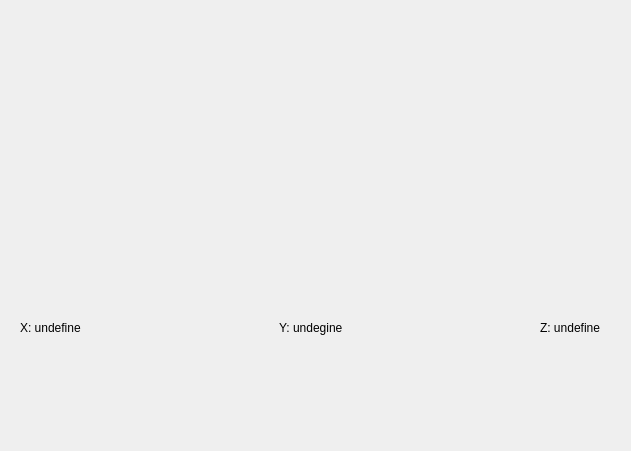
<?xml version="1.0" encoding="UTF-8"?>
<ui version="4.0">
 <class>GiroTestWidget</class>
 <widget class="QWidget" name="GiroTestWidget">
  <property name="geometry">
   <rect>
    <x>0</x>
    <y>0</y>
    <width>631</width>
    <height>451</height>
   </rect>
  </property>
  <property name="windowTitle">
   <string>GiroTestWidget</string>
  </property>
  <widget class="QWidget" name="">
   <property name="geometry">
    <rect>
     <x>9</x>
     <y>9</y>
     <width>602</width>
     <height>430</height>
    </rect>
   </property>
   <layout class="QVBoxLayout" name="verticalLayout">
    <item>
     <widget class="QGLViewer" name="m_oGlViewer"/>
    </item>
    <item>
     <layout class="QHBoxLayout" name="horizontalLayout">
      <item>
       <widget class="QLabel" name="labelDataX">
        <property name="text">
         <string>X: undefine</string>
        </property>
       </widget>
      </item>
      <item>
       <spacer name="horizontalSpacer">
        <property name="orientation">
         <enum>Qt::Horizontal</enum>
        </property>
        <property name="sizeHint" stdset="0">
         <size>
          <width>40</width>
          <height>20</height>
         </size>
        </property>
       </spacer>
      </item>
      <item>
       <widget class="QLabel" name="labelDataY">
        <property name="text">
         <string>Y: undegine</string>
        </property>
       </widget>
      </item>
      <item>
       <spacer name="horizontalSpacer_2">
        <property name="orientation">
         <enum>Qt::Horizontal</enum>
        </property>
        <property name="sizeHint" stdset="0">
         <size>
          <width>40</width>
          <height>20</height>
         </size>
        </property>
       </spacer>
      </item>
      <item>
       <widget class="QLabel" name="labelDataZ">
        <property name="text">
         <string>Z: undefine</string>
        </property>
       </widget>
      </item>
     </layout>
    </item>
   </layout>
  </widget>
 </widget>
 <layoutdefault spacing="6" margin="11"/>
 <customwidgets>
  <customwidget>
   <class>QGLViewer</class>
   <extends>QWidget</extends>
   <header>QGLViewer/qglviewer.h</header>
  </customwidget>
 </customwidgets>
 <resources/>
 <connections/>
</ui>
